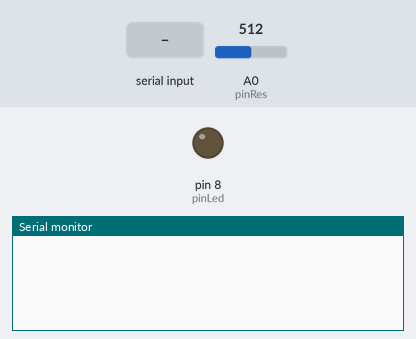
Simulated run of this sketch. Board: Arduino Uno, built with avr-gcc and run on an emulated ATmega328P. Shown: output pins drawn as LEDs (lit = HIGH), the last lines printed to the serial monitor. Inputs (shaded band) come from the test bench; at power-on: A0 (pinRes) = 512.

Above: at 1.2 s.
1.3 s: "on\n" received over Serial
At 2.4 s:
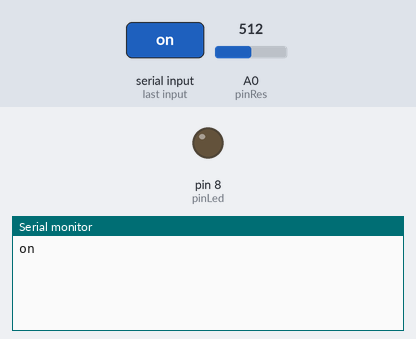
2.8 s: A0 (pinRes) set to 716
At 3.4 s:
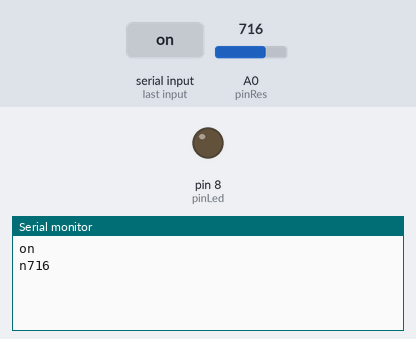
4.3 s: "off\n" received over Serial
At 4.7 s:
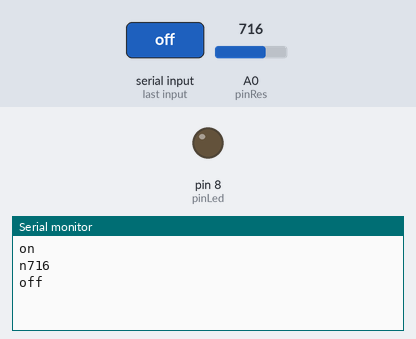

The sketch:

SerialCom2.ino
```cpp
  int pinRes = A0;
int pinLed = 8;


void setup() {
  // put your setup code here, to run once:
  Serial.begin(9600);
  pinMode(pinRes, INPUT);
  pinMode(pinLed, OUTPUT);
}

void taskcom() {
  enum class State {activado, desactivado};
  static State state = State::desactivado;
  static int res = analogRead(pinRes);
  static int resBfr = analogRead(pinRes);

  switch (state) {
    case State::desactivado:
      if (Serial.available() > 0) {
        String rcv = Serial.readStringUntil('\n');
        if (rcv.equals("on")) {
          Serial.println("on");
          state = State::activado;
        }
      }
      break;
    case State::activado:
      if (Serial.available() > 0) {
        String rcv = Serial.readStringUntil('\n');
        if (rcv.equals("off")) {
          Serial.print("off\n");
          state = State::desactivado;
        }
      }

      res = analogRead(pinRes);

      if(res-resBfr > 15 || res -resBfr < -15){
        Serial.print("n");
        Serial.println(res);
        resBfr = res;
      }
      break;
  }
}


void loop() {
  taskcom();
}
```

Measured:
- after the input at 1.3 s, the serial monitor: prints a new line at once (image 1)
- after the input at 2.8 s, the serial monitor: prints a new line at once (image 2)
- after the input at 4.3 s, the serial monitor: prints a new line at once (image 3)
